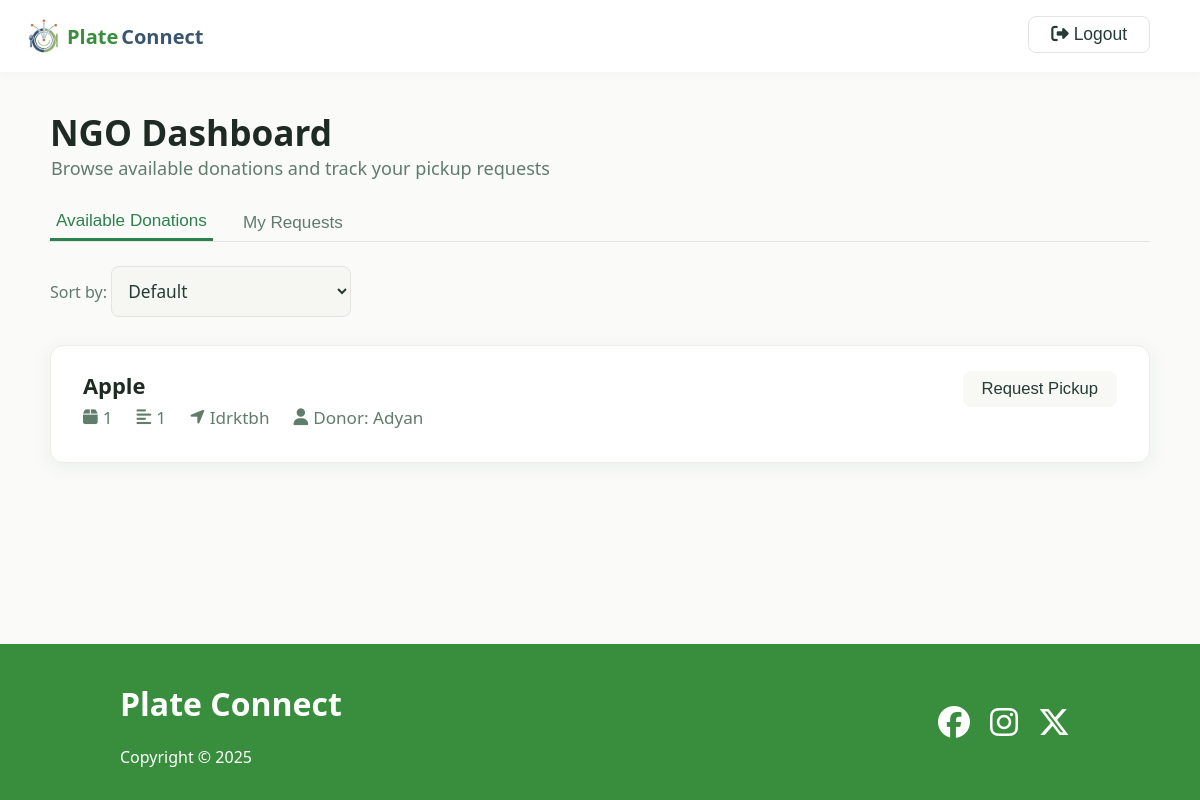
Page /ngo_dashboard (signed in) on the earlier database version.
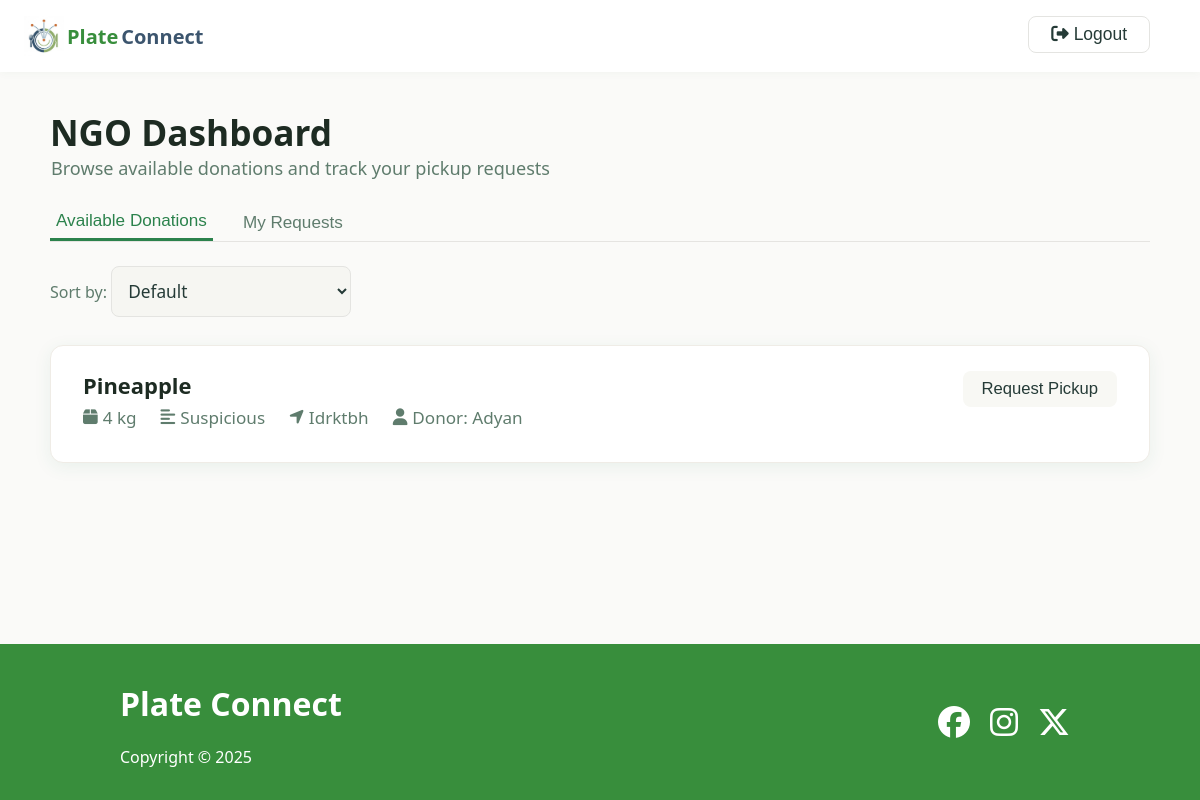
Same page on the later database version.
### app.py (models this page shows)
class Listing(db.Model):
    id = db.Column(db.Integer, primary_key=True)
    donor_id = db.Column(db.Integer, db.ForeignKey("user.id"), nullable=False)
    food_type = db.Column(db.String(50), nullable=False)
    quantity = db.Column(db.String(50), nullable=False)
    description = db.Column(db.String(200))
    address = db.Column(db.String(200), nullable=False)
    donor = db.relationship("User", backref="listings")
    __table_args__ = {"sqlite_autoincrement": True}

class User(db.Model):
    id = db.Column(db.Integer, primary_key=True)
    email = db.Column(db.String(100), unique=True, nullable=False)
    password_hash = db.Column(db.String(128), nullable=False)
    name = db.Column(db.String(50), nullable=False)
    user_type = db.Column(db.String(10), nullable=False)  # 'donor' or 'ngo'
    address = db.Column(db.String(200), nullable=False)
    purpose = db.Column(db.String(200))

### app.py (the view)
@app.route("/ngo_dashboard")
def ngo_dashboard():
    ngo_id = session.get("user_id")
    if not ngo_id:
        return redirect(url_for("login"))
    approved_listing_ids = [
        h.listing_id for h in History.query.filter_by(status="approved").all()
    ]
    requested_listing_ids = [
        req.listing_id for req in Request.query.filter_by(ngo_id=ngo_id).all()
    ]
    listings = Listing.query.filter(
        ~Listing.id.in_(requested_listing_ids + approved_listing_ids)
    ).all()
    my_requests = (
        Request.query.filter_by(ngo_id=ngo_id)
        .join(Listing, Request.listing_id == Listing.id)
        .add_entity(Listing)
        .all()
    )
    return render_template(
        "ngo_dashboard.html",
        listings=listings,
        my_requests=my_requests,
        ngo_profile_pic_url="/static/profile.jpg",
    )

### templates/ngo_dashboard.html (shortened to what this page needs)
<!DOCTYPE html>
<html lang="en">
<head>
    <link rel="stylesheet" href="{{ url_for('static', filename='style.css') }}">
    <link rel="stylesheet" href="{{ url_for('static', filename='donor_dashboard.css') }}">
    <link rel="stylesheet" href="{{ url_for('static', filename='ngo_dashboard.css') }}">
    <link rel="stylesheet" href="https://cdnjs.cloudflare.com/ajax/libs/font-awesome/6.4.2/css/all.min.css">
</head>
<body>
    <main>
        <header class="header">
            <div class="logo">
                <img src="../static/images/logo.png" alt="">
                <a href="/" class="logo-text green-font">Plate</a>
                <a href="/" class="logo-text dark-blue-font">Connect</a>
                <form class='logout' method="POST" action="{{ url_for('logout') }}">
                    <button type="submit" class="back-btn"><i class="fa fa-sign-out-alt"></i> Logout</button>
                </form>
            </div>
        </header>
        <div class="dashboard-container">
            <div class="dashboard-header">
                <div>
                    <h1 class="dashboard-title">NGO Dashboard</h1>
                    <div class="dashboard-subtitle">Browse available donations and track your pickup requests</div>
                </div>
            </div>
            <div class="dashboard-tabs">
                <button class="dashboard-tab active" onclick="showTab('donations')">Available Donations</button>
                <button class="dashboard-tab" onclick="showTab('requests')">My Requests</button>
            </div>
            <div id="tab-donations" class="listings-table">
                <div style="margin-bottom: 8px;">
                    <label for="sort-donations" style="font-weight: 500; color: #5f7c6d;">Sort by:</label>
                    <select id="sort-donations" onchange="sortDonations()">
                        <option value="default">Default</option>
                    </select>
                </div>
                {% if listings %}
                {% for listing in listings %}
                <div class="listing-card" data-id="{{ listing.id }}">
                    <div class="listing-details">
                        <div class="listing-title">{{ listing.food_type }}</div>
                        <div class="listing-meta">
                            <span><i class="fa fa-box icon"></i> {{ listing.quantity }}</span>
                            <span><i class="fa fa-align-left icon"></i> {{ listing.description }}</span>
                            <span><i class="fa fa-location-arrow icon"></i> {{ listing.address }}</span>
                            <span><i class="fa fa-user icon"></i> Donor: {{ listing.donor.name if listing.donor else 'Unknown' }}</span>
                        </div>
                    </div>
                    <div class="listing-actions">
                        <form method="POST" action="{{ url_for('request_listing', listing_id=listing.id) }}">
                            <button type="submit" class="btn-edit">Request Pickup</button>
                        </form>
                    </div>
                </div>
                {% endfor %}
                {% else %}
                <div style="color:#5f7c6d; font-size:1.13rem;">No donations available.</div>
                {% endif %}
            </div>
        </div>
    </main>
    <footer class="footer">
        <div class="container">
            <div>
                <h1>Plate Connect</h1>
                <p>Copyright &copy; 2025</p>
            </div>
            <div class="social">
                <a href="#"><i class="fab fa-facebook fa-2x"></i></a>
                <a href="#"><i class="fab fa-instagram fa-2x"></i></a>
                <a href="#"><i class="fab fa-x-twitter fa-2x"></i></a>
            </div>
        </div>
    </footer>
</body>
</html>

Differences in the rows shown:
removed Listing: food_type "Apple", quantity "1", description "1", address "Idrktbh", donor "Adyan"
added Listing: food_type "Pineapple", quantity "4 kg", description "Suspicious", address "Idrktbh", donor "Adyan"
